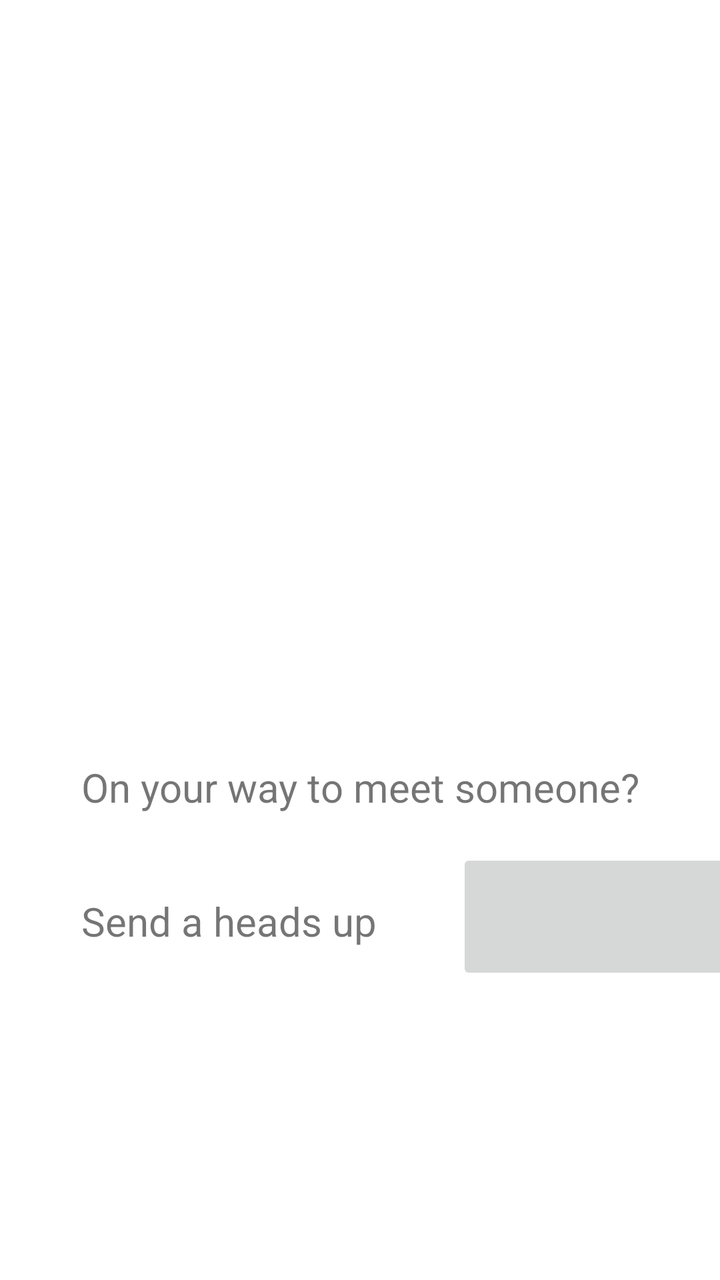
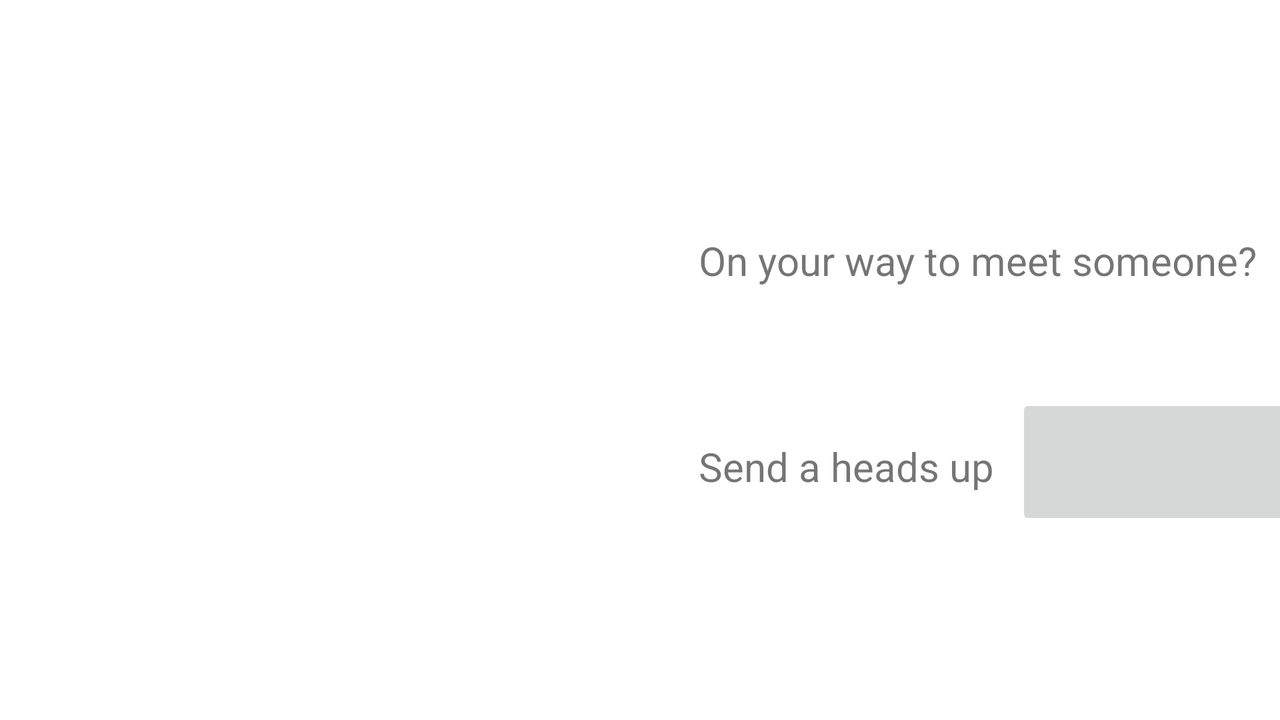

First picture: res/layout/ on a phone held upright. Second picture: the repository's own variant of that layout, on a device whose configuration matches the variant's folder. Source for both follows.
<!-- AndroidManifest.xml: application theme Theme.OnMyWay -->
<!-- res/layout/fragment_home.xml -->
<?xml version="1.0" encoding="utf-8"?>
<androidx.constraintlayout.widget.ConstraintLayout xmlns:android="http://schemas.android.com/apk/res/android"
    xmlns:tools="http://schemas.android.com/tools"
    android:layout_width="match_parent"
    android:layout_height="match_parent"
    xmlns:app="http://schemas.android.com/apk/res-auto"
    tools:context=".homeFragment">

    <ImageView
        android:id="@+id/imageView"
        android:layout_width="0dp"
        android:layout_height="310dp"
        android:src="@drawable/frontpage"
        app:layout_constraintDimensionRatio="w,4:3"
        app:layout_constraintEnd_toEndOf="parent"
        app:layout_constraintStart_toStartOf="parent"
        app:layout_constraintTop_toTopOf="parent" />

    <TextView
        android:id="@+id/firstInfoTxt"
        android:layout_width="wrap_content"
        android:layout_height="wrap_content"
        android:layout_marginTop="70dp"
        android:fontStyle="italic"
        android:text="On your way to meet someone?"
        android:textSize="20sp"
        app:layout_constraintEnd_toEndOf="parent"
        app:layout_constraintStart_toStartOf="parent"
        app:layout_constraintTop_toBottomOf="@+id/imageView" />

    <TextView
        android:id="@+id/secondInfoTxt"
        android:layout_width="wrap_content"
        android:layout_height="wrap_content"
        android:layout_marginTop="40dp"
        android:fontStyle="italic"
        android:text="Send a heads up"
        android:textSize="20sp"
        app:layout_constraintStart_toStartOf="@+id/firstInfoTxt"
        app:layout_constraintTop_toBottomOf="@+id/firstInfoTxt" />

    <ImageButton
        android:id="@+id/startBtn"
        android:layout_width="141dp"
        android:layout_height="68dp"
        android:layout_marginStart="40dp"
        android:src="@drawable/ic_start_arrow"
        app:layout_constraintBottom_toBottomOf="@+id/secondInfoTxt"
        app:layout_constraintStart_toEndOf="@+id/secondInfoTxt"
        app:layout_constraintTop_toTopOf="@+id/secondInfoTxt"
        app:layout_constraintVertical_bias="0.56" />

</androidx.constraintlayout.widget.ConstraintLayout>
<!-- resources referenced by this layout -->
<resources>
  <style name="Theme.OnMyWay" parent="Theme.MaterialComponents.DayNight.DarkActionBar">
          
          <item name="colorPrimary">#01FFC3</item>
          <item name="colorPrimaryVariant">#00FFC4</item>
          <item name="colorOnPrimary">@color/white</item>
          
          <item name="colorSecondary">@color/teal_200</item>
          <item name="colorSecondaryVariant">@color/teal_700</item>
          <item name="colorOnSecondary">@color/black</item>
          
          <item name="android:statusBarColor" tools:targetApi="l">?attr/colorPrimaryVariant</item>
          
      </style>
</resources>
<!-- res/layout-land/fragment_home.xml (the repository's variant of the layout above) -->
<!-- drawn on the phone turned sideways -->
<?xml version="1.0" encoding="utf-8"?>
<androidx.constraintlayout.widget.ConstraintLayout xmlns:android="http://schemas.android.com/apk/res/android"
    xmlns:tools="http://schemas.android.com/tools"
    android:layout_width="match_parent"
    android:layout_height="match_parent"
    xmlns:app="http://schemas.android.com/apk/res-auto"
    tools:context=".homeFragment">

    <ImageView
        android:id="@+id/imageView"
        android:layout_width="0dp"
        android:layout_height="253dp"
        android:src="@drawable/frontpage"
        app:layout_constraintBottom_toBottomOf="parent"
        app:layout_constraintDimensionRatio="w,4:3"
        app:layout_constraintStart_toStartOf="parent"
        app:layout_constraintTop_toTopOf="parent" />

    <TextView
        android:id="@+id/firstInfoTxt"
        android:layout_width="wrap_content"
        android:layout_height="wrap_content"
        android:layout_marginBottom="100dp"
        android:fontStyle="italic"
        android:text="On your way to meet someone?"
        android:textSize="20sp"
        app:layout_constraintBottom_toBottomOf="parent"
        app:layout_constraintEnd_toEndOf="parent"
        app:layout_constraintStart_toEndOf="@+id/imageView"
        app:layout_constraintTop_toTopOf="parent" />

    <TextView
        android:id="@+id/secondInfoTxt"
        android:layout_width="wrap_content"
        android:layout_height="wrap_content"
        android:layout_marginTop="76dp"
        android:fontStyle="italic"
        android:text="Send a heads up"
        android:textSize="20sp"
        app:layout_constraintStart_toStartOf="@+id/firstInfoTxt"
        app:layout_constraintTop_toBottomOf="@+id/firstInfoTxt" />

    <ImageButton
        android:id="@+id/startBtn"
        android:layout_width="141dp"
        android:layout_height="68dp"
        android:layout_marginStart="40dp"
        android:layout_marginEnd="20dp"
        android:src="@drawable/ic_start_arrow"
        app:layout_constraintBottom_toBottomOf="@+id/secondInfoTxt"
        app:layout_constraintEnd_toEndOf="parent"
        app:layout_constraintStart_toEndOf="@+id/secondInfoTxt"
        app:layout_constraintTop_toTopOf="@+id/secondInfoTxt"
        app:layout_constraintVertical_bias="0.56" />

</androidx.constraintlayout.widget.ConstraintLayout>
